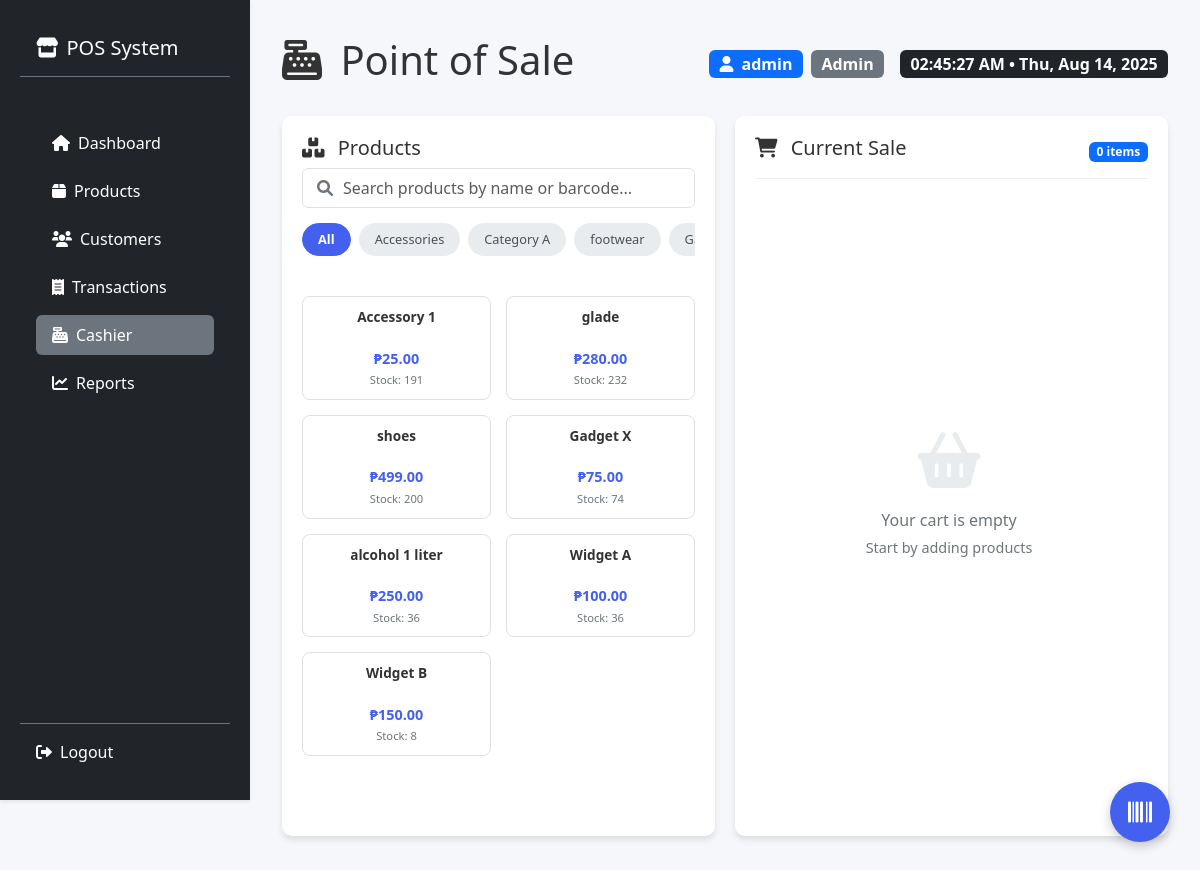
Page /cashier.php (signed in) on the committed database.
### tables this page shows
CREATE TABLE `products` (
  `ProductID` int(11) NOT NULL,
  `ProductName` varchar(100) NOT NULL,
  `Description` text DEFAULT NULL,
  `Price` decimal(10,2) NOT NULL CHECK (`Price` > 0),
  `Cost` decimal(10,2) NOT NULL DEFAULT 0.00,
  `Category` varchar(50) NOT NULL,
  `StockQuantity` int(11) NOT NULL DEFAULT 0 CHECK (`StockQuantity` >= 0),
  `Barcode` varchar(50) DEFAULT NULL,
  `Image` varchar(255) DEFAULT NULL,
  `IsActive` tinyint(1) DEFAULT 1,
  `CreatedAt` timestamp NOT NULL DEFAULT current_timestamp(),
  `UpdatedAt` timestamp NOT NULL DEFAULT current_timestamp() ON UPDATE current_timestamp()
);

### cashier.php (the view, shortened to what this page needs)
<?php
require 'db.php';
try {
    $products = $conn->query("
        SELECT ProductID, ProductName, Price, Barcode, StockQuantity, Category
        FROM Products
        WHERE StockQuantity > 0
        ORDER BY Category, ProductName
    ")->fetchAll(PDO::FETCH_ASSOC);
    $productsByCategory = [];
    foreach ($products as $product) {
        $category = $product['Category'] ?? 'Uncategorized';
        $productsByCategory[$category][] = $product;
    }
    $categories = array_keys($productsByCategory);
} catch (PDOException $e) {
    error_log("Error fetching initial data for cashier page: " . $e->getMessage());
    die("Error loading essential page data. Please contact support or try again later.");
}
?>
<!DOCTYPE html>
<html lang="en">
<head>
    <link href="https://cdn.jsdelivr.net/npm/bootstrap@5.3.0/dist/css/bootstrap.min.css" rel="stylesheet">
    <link href="https://cdnjs.cloudflare.com/ajax/libs/font-awesome/6.0.0-beta3/css/all.min.css" rel="stylesheet">
    <link href="styles.css" rel="stylesheet">
</head>
<body>
    <?php include 'sidebar.php'; ?>
    <div class="main-content">
        <div class="container-fluid py-3">
            <div class="d-flex flex-wrap justify-content-between align-items-center mb-4 gap-2">
                <h1><i class="fas fa-cash-register me-2"></i> Point of Sale</h1>
                <div class="d-flex align-items-center">
                    <div class="me-3">
                        <span class="badge bg-primary fs-6">
                            <i class="fas fa-user me-1"></i> <?= htmlspecialchars($_SESSION['username'] ?? 'User') ?>
                        </span>
                        <span class="badge bg-secondary fs-6 ms-1">
                            <?= htmlspecialchars(ucfirst($_SESSION['role'] ?? 'Role')) ?>
                        </span>
                    </div>
                    <div id="current-time" class="badge bg-dark fs-6"></div>
                </div>
            </div>
            <div class="cashier-container">
                <div class="product-panel">
                    <div style="flex-shrink: 0;">
                        <h5><i class="fas fa-boxes me-2"></i> Products</h5>
                        <div class="search-box">
                            <i class="fas fa-search"></i>
                            <input type="text" id="product-search" class="form-control" placeholder="Search products by name or barcode...">
                        </div>
                        <div class="category-tabs">
                            <div class="category-tab active" data-category="all">All</div>
                            <?php foreach ($categories as $category): ?>
                                <div class="category-tab" data-category="<?= htmlspecialchars($category) ?>">
                                    <?= htmlspecialchars($category) ?>
                                </div>
                            <?php endforeach; ?>
                        </div>
                    </div>
                    <div class="product-panel-content">
                        <div class="product-grid" id="product-grid">
                            <?php if (empty($products)): ?>
                                <p class="text-muted p-3">No products available.</p>
                            <?php else: ?>
                                <?php foreach ($products as $product): ?>
                                    <div class="product-card"
                                         data-id="<?= $product['ProductID'] ?>"
                                         data-name="<?= htmlspecialchars($product['ProductName']) ?>"
                                         data-price="<?= $product['Price'] ?>"
                                         data-stock="<?= $product['StockQuantity'] ?>"
                                         data-category="<?= htmlspecialchars($product['Category'] ?? 'Uncategorized') ?>"
                                         data-barcode="<?= htmlspecialchars($product['Barcode'] ?? '') ?>"
                                         title="<?= htmlspecialchars($product['ProductName']) ?> (Stock: <?= $product['StockQuantity'] ?>)">
                                        <div class="product-name"><?= htmlspecialchars($product['ProductName']) ?></div>
                                        <div>
                                            <div class="product-price">₱<?= number_format($product['Price'], 2) ?></div>
                                            <div class="product-stock">Stock: <?= $product['StockQuantity'] ?></div>
                                        </div>
                                    </div>
                                <?php endforeach; ?>
                            <?php endif; ?>
                        </div>
                    </div>
                </div>
                <div class="cart-panel" id="cart-panel">
                    <?php include 'cart_contents.php'; ?>
                </div>
            </div>
            <div class="barcode-scanner-btn" data-bs-toggle="modal" data-bs-target="#scannerModal" title="Scan Barcode">
                <i class="fas fa-barcode"></i>
            </div>
        </div>
    </div>
</body>
</html>

### sidebar.php
<?php
$currentPage = basename($_SERVER['PHP_SELF']);
?>
<aside class="sidebar bg-dark text-white d-flex flex-column vh-100 shadow-sm">
    <header class="sidebar-header p-3 border-bottom border-secondary">
        <h1 class="h5 m-0 d-flex align-items-center gap-2">
            <i class="fas fa-store"></i>
            <span>POS System</span>
        </h1>
    </header>
    <nav class="sidebar-menu flex-grow-1 overflow-auto" aria-label="Main Navigation">
        <ul class="nav flex-column p-3">
            <li class="nav-item mb-2">
                <a href="dashboard.php" class="nav-link d-flex align-items-center gap-2 <?= $currentPage === 'dashboard.php' ? 'active text-white bg-secondary rounded' : 'text-white' ?>">
                    <i class="fas fa-home"></i> <span>Dashboard</span>
                </a>
            </li>
            <li class="nav-item mb-2">
                <a href="products.php" class="nav-link d-flex align-items-center gap-2 <?= $currentPage === 'products.php' ? 'active text-white bg-secondary rounded' : 'text-white' ?>">
                    <i class="fas fa-box"></i> <span>Products</span>
                </a>
            </li>
            <li class="nav-item mb-2">
                <a href="customers.php" class="nav-link d-flex align-items-center gap-2 <?= $currentPage === 'customers.php' ? 'active text-white bg-secondary rounded' : 'text-white' ?>">
                    <i class="fas fa-users"></i> <span>Customers</span>
                </a>
            </li>
            <li class="nav-item mb-2">
                <a href="transactions.php" class="nav-link d-flex align-items-center gap-2 <?= $currentPage === 'transactions.php' ? 'active text-white bg-secondary rounded' : 'text-white' ?>">
                    <i class="fas fa-receipt"></i> <span>Transactions</span>
                </a>
            </li>
            <li class="nav-item mb-2">
                <a href="cashier.php" class="nav-link d-flex align-items-center gap-2 <?= $currentPage === 'cashier.php' ? 'active text-white bg-secondary rounded' : 'text-white' ?>">
                    <i class="fas fa-cash-register"></i> <span>Cashier</span>
                </a>
            </li>
            <li class="nav-item mb-2">
                <a href="reports.php" class="nav-link d-flex align-items-center gap-2 <?= $currentPage === 'reports.php' ? 'active text-white bg-secondary rounded' : 'text-white' ?>">
                    <i class="fas fa-chart-line"></i> <span>Reports</span>
                </a>
            </li>
        </ul>
    </nav>
    <footer class="sidebar-footer p-3 border-top border-secondary">
        <a href="logout.php" class="nav-link d-flex align-items-center gap-2 text-white">
            <i class="fas fa-sign-out-alt"></i> <span>Logout</span>
        </a>
    </footer>
</aside>

### cart_contents.php (shortened to what this page needs)
<?php
$cart = $_SESSION['cart'] ?? [];
?>
<div class="cart-header">
    <h5><i class="fas fa-shopping-cart me-2"></i> Current Sale</h5>
    <span class="badge bg-primary" id="cart-count">
        <?= count($cart) ?> <?= count($cart) === 1 ? 'item' : 'items' ?>
    </span>
</div>
<div class="cart-items">
    <?php if (empty($cart)): ?>
        <div class="empty-cart">
            <i class="fas fa-shopping-basket"></i>
            <p>Your cart is empty</p>
            <p class="small">Start by adding products</p>
        </div>
    <?php endif; ?>
</div>

### styles.css (style rules this page uses)
body { font-family: 'Segoe UI', Tahoma, Geneva, Verdana, sans-serif; background-color: #f5f7fa; color: #333; margin: 0; padding: 0; }
.main-content { margin-left: 250px; padding: 20px; transition: margin-left 0.3s; }
.sidebar { height: 100vh; width: 250px; position: fixed; top: 0; left: 0; background-color: #2c3e50; color: white; box-shadow: 2px 0 10px rgba(0,0,0,0.1); padding: 20px; box-sizing: border-box; }
.sidebar-header { text-align: center; margin-bottom: 30px; padding-bottom: 20px; border-bottom: 1px solid rgba(255,255,255,0.1); }
.sidebar-menu { display: flex; flex-direction: column; gap: 10px; }

### cashier.php (style rules this page uses)
:root { --primary-color: #4361ee; --secondary-color: #3f37c9; --accent-color: #4895ef; --success-color: #4cc9f0; --danger-color: #f72585; --light-color: #f8f9fa; --dark-color: #212529; }
.cashier-container { display: grid; grid-template-columns: 1fr 1fr; gap: 20px; height: calc(100vh - 80px); }
.product-panel, .cart-panel { background: white; border-radius: 10px; box-shadow: 0 4px 6px rgba(0,0,0,0.1); padding: 20px; display: flex; flex-direction: column; overflow: hidden; }
.product-panel-content { overflow-y: auto; flex-grow: 1; }
.product-grid { display: grid; grid-template-columns: repeat(auto-fill, minmax(140px, 1fr)); gap: 15px; margin-top: 15px; }
.product-card { border: 1px solid #e0e0e0; border-radius: 8px; padding: 10px; transition: all 0.2s ease-in-out; cursor: pointer; text-align: center; background-color: #fff; display: flex; flex-direction: column; justify-content: space-between; height: 100%; }
.product-card .product-name { font-weight: 600; font-size: 0.85rem; margin-bottom: 5px; display: -webkit-box; -webkit-line-clamp: 2; -webkit-box-orient: vertical; overflow: hidden; text-overflow: ellipsis; min-height: 2.6em; flex-grow: 1; }
.product-card .product-price { color: var(--primary-color); font-weight: 700; font-size: 0.9rem; margin-top: auto; }
.product-card .product-stock { font-size: 0.7rem; color: #6c757d; margin-top: 3px; }
.cart-header { display: flex; justify-content: space-between; align-items: center; margin-bottom: 15px; padding-bottom: 10px; border-bottom: 1px solid #eee; flex-shrink: 0; }
.cart-items { flex-grow: 1; overflow-y: auto; margin-bottom: 15px; padding-right: 5px; }
.search-box { position: relative; margin-bottom: 15px; }
.search-box input { padding-left: 40px; height: 40px; }
.search-box i { position: absolute; left: 15px; top: 50%; transform: translateY(-50%); color: #6c757d; }
.empty-cart { text-align: center; padding: 50px 20px; color: #6c757d; display: flex; flex-direction: column; justify-content: center; align-items: center; height: 100%; }
.empty-cart i { font-size: 3.5rem; margin-bottom: 20px; color: #e9ecef; }
.empty-cart p { margin-bottom: 5px; }
.empty-cart p.small { font-size: 0.9rem; }
.category-tabs { display: flex; gap: 8px; margin-bottom: 15px; overflow-x: auto; padding-bottom: 10px; flex-shrink: 0; -ms-overflow-style: none; scrollbar-width: none; }
.category-tab { padding: 6px 15px; background: #e9ecef; border-radius: 20px; font-size: 0.8rem; cursor: pointer; white-space: nowrap; border: 1px solid transparent; transition: all 0.2s; color: #495057; }
.category-tab.active { background: var(--primary-color); color: white; font-weight: 600; border-color: var(--primary-color); }
.barcode-scanner-btn { position: fixed; bottom: 30px; right: 30px; width: 60px; height: 60px; border-radius: 50%; background: var(--primary-color); color: white; display: flex; align-items: center; justify-content: center; font-size: 1.5rem; box-shadow: 0 4px 12px rgba(0,0,0,0.2); cursor: pointer; z-index: 1050; transition: background-color 0.2s; }

### cart_contents.php (style rules this page uses)
.empty-cart { text-align: center; padding: 50px 20px; color: #6c757d; display: flex; flex-direction: column; justify-content: center; align-items: center; height: 100%; }
.empty-cart i { font-size: 3.5rem; margin-bottom: 20px; color: #e9ecef; }

### rows in the picture
products: ProductName "Accessory 1", Price "25.00", StockQuantity "191"
products: ProductName "glade", Price "280.00", StockQuantity "232"
products: ProductName "shoes", Price "499.00", StockQuantity "200"
products: ProductName "Gadget X", Price "75.00", StockQuantity "74"
products: ProductName "alcohol 1 liter", Price "250.00", StockQuantity "36"
products: ProductName "Widget A", Price "100.00", StockQuantity "36"
products: ProductName "Widget B", Price "150.00", StockQuantity "8"

### other values in the picture
$_SESSION['username'] "admin"
$_SESSION['role'] "Admin"
$category "Accessories"
$category "Category A"
$category "footwear"
count($cart) "0"
